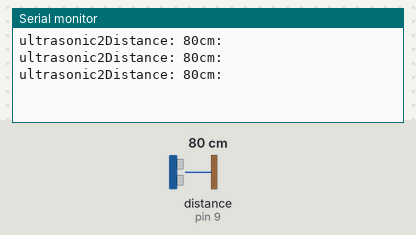
Bench run of a sketch on a simulated Arduino Uno, built with avr-gcc and run on an emulated ATmega328P. Shown: the last lines printed to the serial monitor. Wiring (inferred from the names in the program): ultrasonic range finder: trigger pin 8; echo pin 9. Inputs (shaded band) come from the test bench; at power-on: distance to the obstacle (sensor on pin 9) 80 cm. The echo pulse lasts 58.3 µs per cm.

Above: at 1.8 s.
1.9 s: distance to the obstacle (sensor on pin 9) set to 2 cm
At 2.4 s:
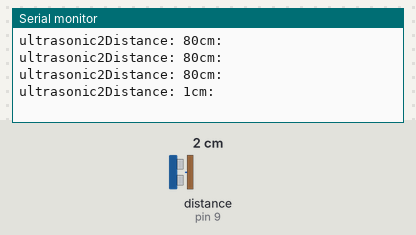
3.4 s: distance to the obstacle (sensor on pin 9) set to 4 cm
At 3.9 s:
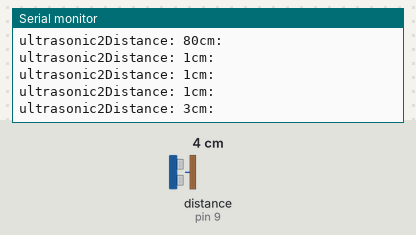
Timing chart, 0 to 6.4 s (numbered marks = the images above; inputs shaded):
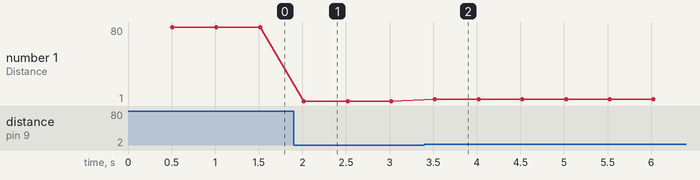

Measured:
- after the input at 1.9 s, the serial monitor: prints a new line after 0.12 s (image 1)
- after the input at 3.4 s, the serial monitor: prints a new line after 0.12 s (image 2)
- plotted number 1: 80 → 1 after the input at 1.9 s, 1 → 3 after the input at 3.4 s

The sketch:

UltrasonicDistance.ino
```cpp
const int serialPeriod = 500;       // only print to the serial console every 1/2 second
unsigned long timeSerialDelay = 0;

const int loopPeriod = 500;
unsigned long timeLoopDelay   = 0;

// specify the trig & echo pins used for the ultrasonic sensors
const int ultrasonic2TrigPin = 8;
const int ultrasonic2EchoPin = 9;

int ultrasonic2Distance;
int ultrasonic2Duration;

void setup()
{
    Serial.begin(9600);

    // ultrasonic sensor pin configurations
    pinMode(ultrasonic2TrigPin, OUTPUT);
    pinMode(ultrasonic2EchoPin, INPUT);
}


void loop()
{
    debugOutput(); // prints debugging messages to the serial console

    if(millis() - timeLoopDelay >= loopPeriod)
    {
        readUltrasonicSensors(); // read and store the measured distances

        timeLoopDelay = millis();
    }
}


void readUltrasonicSensors()
{
    // ultrasonic 2
    digitalWrite(ultrasonic2TrigPin, HIGH);
    delayMicroseconds(10);                  // must keep the trig pin high for at least 10us
    digitalWrite(ultrasonic2TrigPin, LOW);

    ultrasonic2Duration = pulseIn(ultrasonic2EchoPin, HIGH);
    ultrasonic2Distance = (ultrasonic2Duration/2)/29;
}


void debugOutput()
{

    if((millis() - timeSerialDelay) > serialPeriod)
    {
        Serial.print("ultrasonic2Distance: ");
        Serial.print(ultrasonic2Distance);
        Serial.print("cm: ");
        Serial.println();

        timeSerialDelay = millis();
    }
}
```
